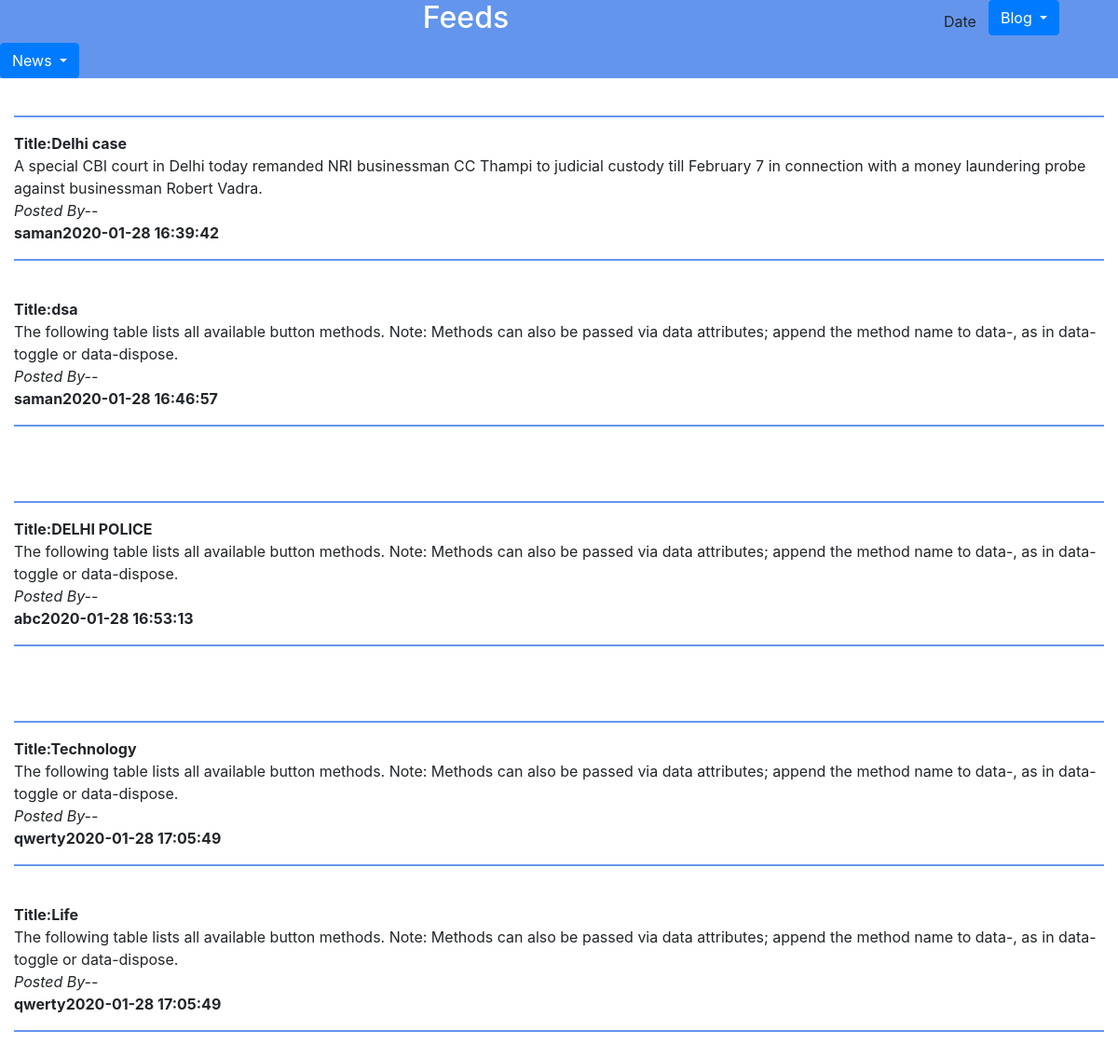
Page /Newsindian.php on the committed database.
### tables this page shows
CREATE TABLE `posts` (
  `id` int(20) NOT NULL,
  `name` varchar(200) NOT NULL,
  `title` varchar(200) NOT NULL,
  `post` varchar(200) NOT NULL,
  `time` timestamp NOT NULL DEFAULT current_timestamp() ON UPDATE current_timestamp(),
  `Category` varchar(20) NOT NULL
);

CREATE TABLE `posts1` (
  `id` int(20) NOT NULL,
  `name` varchar(200) NOT NULL,
  `title` varchar(200) NOT NULL,
  `post` varchar(200) NOT NULL,
  `time` timestamp NOT NULL DEFAULT current_timestamp() ON UPDATE current_timestamp(),
  `Category` varchar(20) NOT NULL
);

CREATE TABLE `posts2` (
  `id` int(11) NOT NULL,
  `name` varchar(200) NOT NULL,
  `title` varchar(200) NOT NULL,
  `post` varchar(200) NOT NULL,
  `time` timestamp NOT NULL DEFAULT current_timestamp() ON UPDATE current_timestamp(),
  `Category` varchar(20) NOT NULL
);

### Newsindian.php (the view, shortened to what this page needs)
<?php
$conn = mysqli_connect("localhost","root","","blogapp");
?>
<html>
<head>
    <link type="text/css" rel="stylesheet" href="css/bootstrap.css"/>
</head>
<body>
    <div class="container-fluid">
    <div id="head" class="row">
        <div class="col-md-10" style="text-align:center;"><h2>Feeds</h2></div>
        <button type="button" class="btn">Date</button>
        <div class="dropdown">
  <button type="button" class="btn btn-primary dropdown-toggle" data-toggle="dropdown">
    Blog
  </button>
</div>
<div class="dropdown">
  <button type="button" class="btn btn-primary dropdown-toggle" data-toggle="dropdown">
    News
  </button>
</div>
</div>
<br>
<hr>
<div id="body" class="row">
<div class="col-md-12">
<?php $sql="SELECT * FROM posts WHERE Category='News-Indian'";
$result = $conn->query($sql);
if($result->num_rows > 0){
    while($row = $result->fetch_assoc()){
        echo "<b>"."Title:" .$row["title"]."</b>"."<br>".$row["post"]."<br>"."<i>Posted By--</i><br>"."<b>".$row["name"]."</b>"."<b>".$row["time"]."</b>";
    echo "<hr>";
    echo "<br>";
    }
} else{
    echo "0 results";
}
?>
</div>
</div>
</div>
<div class="container-fluid">
<br>
<hr>
<div id="body" class="row">
<div class="col-md-12">
<?php $sql="SELECT * FROM posts1 WHERE Category='News-Indian'";
$result = $conn->query($sql);
if($result->num_rows > 0){
while($row = $result->fetch_assoc()){
    echo "<b>"."Title:" .$row["title"]."</b>"."<br>".$row["post"]."<br>"."<i>Posted By--</i><br>"."<b>".$row["name"]."</b>"."<b>".$row["time"]."</b>";
echo "<hr>";
echo "<br>";
}
} else{
echo "0 results";
}
?>
</div>
</div>
</div>
<div class="container-fluid">
<br>
<hr>
<div id="body" class="row">
<div class="col-md-12">
<?php $sql="SELECT * FROM posts2 WHERE Category='News-Indian'";
$result = $conn->query($sql);
if($result->num_rows > 0){
while($row = $result->fetch_assoc()){
    echo "<b>"."Title:" .$row["title"]."</b>"."<br>".$row["post"]."<br>"."<i>Posted By--</i><br>"."<b>".$row["name"]."</b>"."<b>".$row["time"]."</b>";
echo "<hr>";
echo "<br>";
}
} else{
echo "0 results";
}
?>
</div>
</div>
</div>
</body>
    </html>

### Newsindian.php (style rules this page uses)
#head { background-color:cornflowerblue; color:white; }
hr { border: 1px solid cornflowerblue; }

### rows in the picture
posts: title "Delhi case", post "A special CBI court in Delhi today remanded NRI businessman CC Thampi to judicial custody till February 7 in connection with a money laundering probe against businessman Robert Vadra.", name "saman", time "2020-01-28 16:39:42"
posts: title "dsa", post "The following table lists all available button methods. Note: Methods can also be passed via data attributes; append the method name to data-, as in data-toggle or data-dispose.", name "saman", time "2020-01-28 16:46:57"
posts1: title "DELHI POLICE", post "The following table lists all available button methods. Note: Methods can also be passed via data attributes; append the method name to data-, as in data-toggle or data-dispose.", name "abc", time "2020-01-28 16:53:13"
posts2: title "Technology", post "The following table lists all available button methods. Note: Methods can also be passed via data attributes; append the method name to data-, as in data-toggle or data-dispose.", name "qwerty", time "2020-01-28 17:05:49"
posts2: title "Life", post "The following table lists all available button methods. Note: Methods can also be passed via data attributes; append the method name to data-, as in data-toggle or data-dispose.", name "qwerty", time "2020-01-28 17:05:49"
